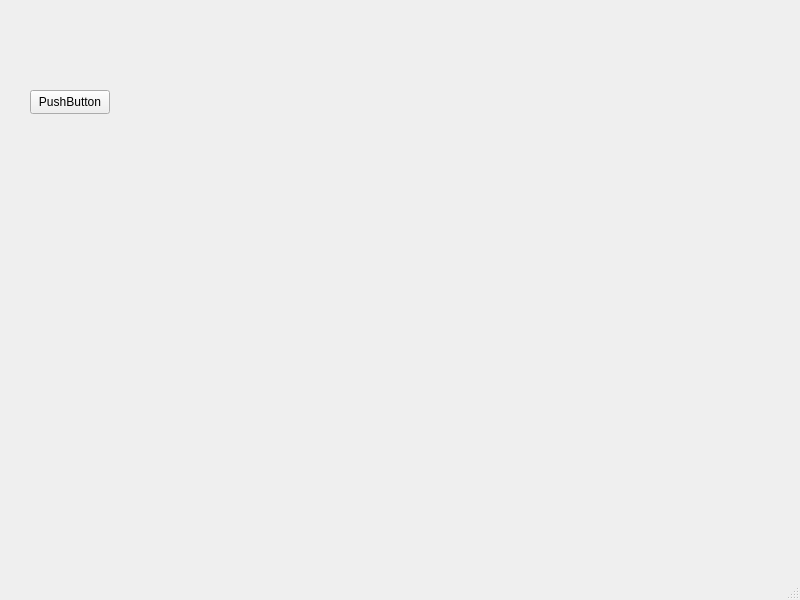
<?xml version="1.0" encoding="UTF-8"?>
<ui version="4.0">
 <class>MainView</class>
 <widget class="QMainWindow" name="MainView">
  <property name="geometry">
   <rect>
    <x>0</x>
    <y>0</y>
    <width>800</width>
    <height>600</height>
   </rect>
  </property>
  <property name="windowTitle">
   <string>YQ-DAQ-NET</string>
  </property>
  <widget class="QWidget" name="centralwidget">
   <widget class="QPushButton" name="pushButton">
    <property name="geometry">
     <rect>
      <x>30</x>
      <y>90</y>
      <width>80</width>
      <height>24</height>
     </rect>
    </property>
    <property name="text">
     <string>PushButton</string>
    </property>
   </widget>
  </widget>
  <widget class="QMenuBar" name="menubar">
   <property name="geometry">
    <rect>
     <x>0</x>
     <y>0</y>
     <width>800</width>
     <height>21</height>
    </rect>
   </property>
  </widget>
  <widget class="QStatusBar" name="statusbar"/>
 </widget>
 <resources/>
 <connections/>
</ui>
